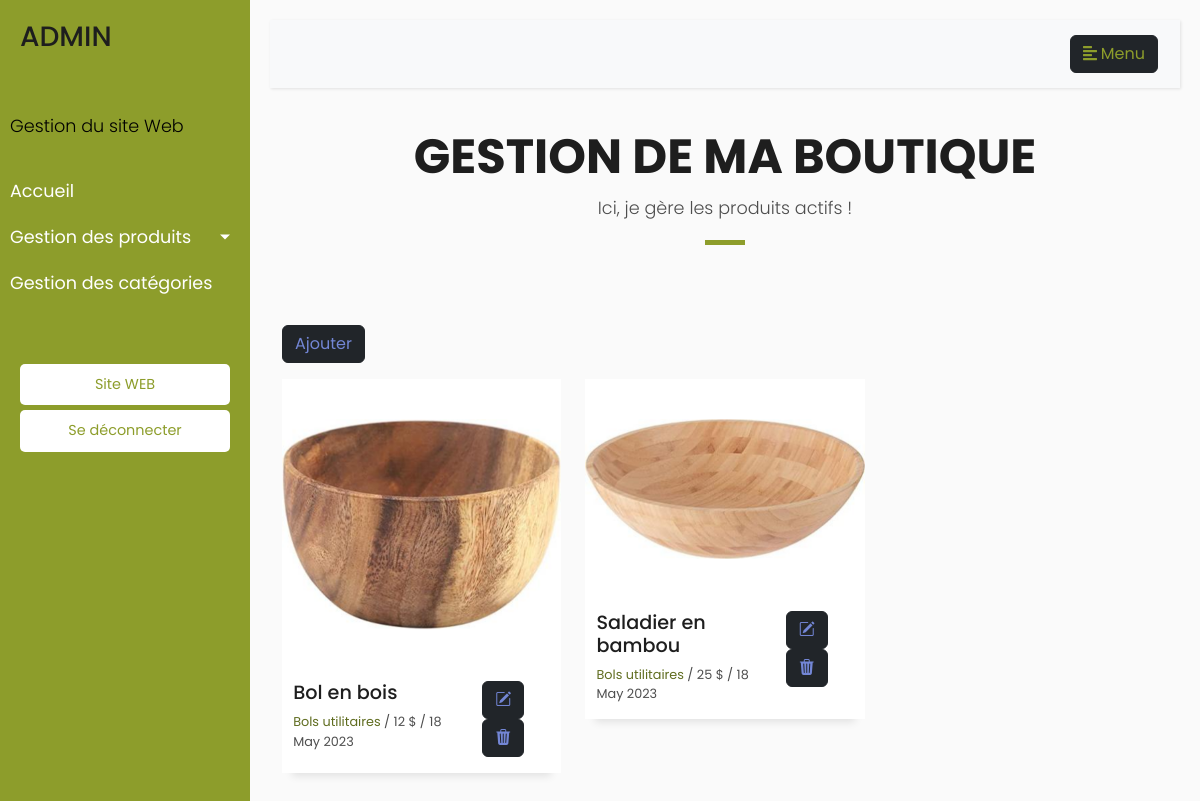
The page /gestionProduitsActifs.php on the database its author committed.
### gestionProduitsActifs.php (the view, shortened to what this page needs)
<?php
  require_once("config/connexion.php");
  include_once "includes/enteteAdmin.php";
  include_once "includes/menuAdmin.php";
?>
<section class="section dashboard">
  <div class="container">
      <div class="row">
        <div class="col-sm-12">
          <div class="title-box text-center">
            <h3 class="title-a">Gestion de Ma Boutique</h3>
            <p class="subtitle-a">Ici, je gère les produits actifs !</p>
            <div class="line-mf"></div>
          </div>
        </div>
      </div>
    <a class="btn btn-dark mt-3 mb-3" href="ajouterProduit.php" style="color: #7386D5;">Ajouter</a>
    <div class="row d-flex">
      <?php
          $query = "SELECT p.IdProduit, p.NomProduit, p.DescriptionProduit, p.PrixProduit, c.NomCategorie, p.ActifProduit, p.DateProduit FROM `dbo.produits` AS p JOIN `dbo.categories` AS c on p.IdCategorieFk = c.IdCategorie WHERE p.ActifProduit = 1";
          $res = $connect->query($query);
          while ($row = $res->fetch_assoc()) {
            $queryImage = "SELECT ImageChemin FROM `dbo.imageproduit` WHERE IdProduitFk = ".$row['IdProduit']." LIMIT 1";
            $resImage = $connect->query($queryImage);
            echo
              "<div class='col-md-4'>
                <div class='work-box'>
                  <section id='portfolio-details' class='portfolio-details'>
                    <div class='portfolio-details-slider swiper'>
                      <div class='swiper-wrapper align-items-center'>";
                          while ($rowImage = mysqli_fetch_array($resImage)) {
                          echo "<div class='swiper-slide'>
                                  <img src='".$rowImage['ImageChemin']."' alt='Image'>
                                </div>";
                          }
                echo "</div>
                      <div class='swiper-pagination'></div>
                    </div>
                  </section>
                  <div class='work-content'>
                    <div class='row'>
                      <div class='col-sm-8'>
                        <h2 class='w-title'>".$row['NomProduit']."</h2>
                        <div class='w-more'>
                          <span class='w-ctegory'>".$row['NomCategorie']."</span> / <span class='w-date'>".$row['PrixProduit']." $ </span> / <span class='w-date'>". date('j M Y', strtotime($row['DateProduit']))."
                        </div>
                      </div>
                      <div class='col-sm-4'>
                        <div class=''>
                          <a href='modifierProduit.php?id=$row[IdProduit]' class='btn btn-dark' style='color:#7386D5;'><span class='bi bi-pencil-square' style='color:#7386D5;'></span></a>
                          <a href='supprimerProduit.php?id=$row[IdProduit]&nom=$row[NomProduit]&actif=$row[ActifProduit]' class='btn btn-dark' style='color:#7386D5;'><span class='bi bi-trash3-fill' style='color:#7386D5;'></span></a>
                        </div>
                      </div>
                    </div>
                  </div>
                </div>
              </div>";
          }
      ?>
    </div>
  </div>
</section>
</body>

### assets/css/style.css (style rules this page uses)
body { background-color: #a4ad5b1a; color: #4e4e4e; }
h1, h2, h3, h4, h5, h6 { color: #1e1e1e; }
a { color: #1e1e1e; text-decoration: none; transition: all 0.5s ease-in-out; }
.box-shadow, .card-blog, .work-box, .service-box, .paralax-mf { box-shadow: 0 13px 8px -10px rgba(0, 0, 0, 0.1); }
.title-box { margin-bottom: 4rem; }
.title-a { text-decoration: none; font-size: 3rem; font-weight: bold; text-transform: uppercase; }
.subtitle-a { text-decoration: none; color: #4e4e4e; }
.line-mf { width: 40px; height: 5px; background-color: #8D9D2B; margin: 0 auto; }
.work-box { margin-bottom: 3rem; -webkit-backface-visibility: hidden; backface-visibility: hidden; background-color: #fff; }
.work-content { padding: 2rem 3% 1rem 4%; }
.work-content .w-more { color: #4e4e4e; font-size: 0.8rem; }
.work-content .w-more .w-ctegory { color: #606D20; }
.w-title { font-size: 1.2rem; }
.portfolio-details { padding-top: 40px; }
.portfolio-details .portfolio-details-slider img { width: 100%; }

### assets/css/siteAdmin.css (style rules this page uses)
body { font-family: 'Poppins', sans-serif; background: #fafafa; }
p { font-family: 'Poppins', sans-serif; font-size: 1.1em; font-weight: 300; line-height: 1.7em; color: #999; }
a, a:hover, a:focus { color: inherit; text-decoration: none; transition: all 0.3s; }

### rows shown on the page
dbo.produits: NomProduit "Bol en bois", IdCategorieFk.NomCategorie "Bols utilitaires", PrixProduit "12", DateProduit "18 May 2023", ActifProduit 1 (drawn)
dbo.imageproduit: ImageChemin (picture)
dbo.produits: NomProduit "Saladier en bambou", IdCategorieFk.NomCategorie "Bols utilitaires", PrixProduit "25", DateProduit "18 May 2023", ActifProduit 1 (drawn)
dbo.imageproduit: ImageChemin (picture)
